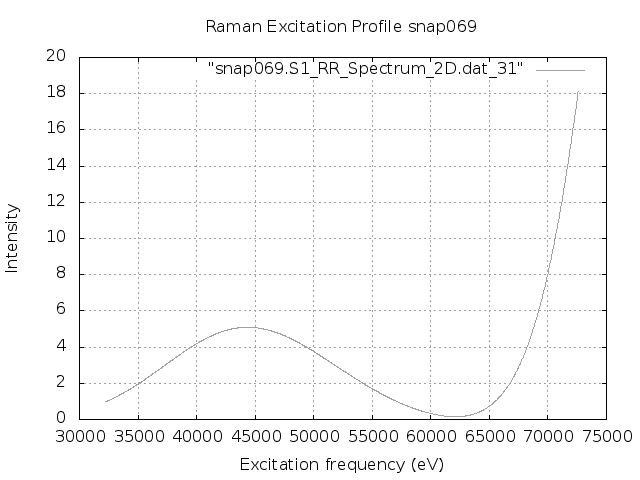

gnuplot code for this plot:
set terminal png
set output "snap069.S1.REP_frozen.png"
set xlabel 'Excitation frequency (eV)'
set ylabel 'Intensity'
set title "Raman Excitation Profile snap069"
set grid
set autoscale
plot "snap069.S1_RR_Spectrum_2D.dat_31" with lines lc "blue"
exit
